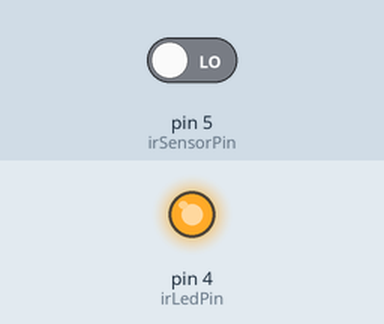
Simulated run of this sketch. Board: Arduino Uno, built with avr-gcc and run on an emulated ATmega328P. Parts: output pins drawn as LEDs (lit = HIGH). Inputs (shaded band) come from the test bench; at power-on: pin 5 (irSensorPin) LOW. What the sketch prints to the serial monitor is not drawn.

Above: at 0.2 s.
Timing chart, 0 to 1.7 s (numbered marks = the images above):
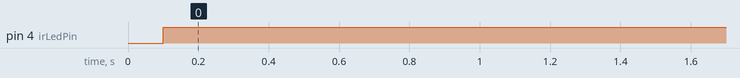

Measured:
- by itself, pin 4 (irLedPin): LOW → HIGH at 0.10 s

The sketch:

irTest.ino
```cpp
//define pins. I used pins 4 and 5
#define irLedPin 4          // IR Led on this pin
#define irSensorPin 5       // IR sensor on this pin

int irRead(int readPin, int triggerPin); //function prototype

void setup()
{
  pinMode(irSensorPin, INPUT);
  pinMode(irLedPin, OUTPUT);
  Serial.begin(9600);
  // prints title with ending line break
  Serial.println("Program Starting");
  // wait for the long string to be sent
  delay(100);
}

void loop()
{
  Serial.println(digitalRead(irSensorPin)); //display the results
  digitalWrite(irLedPin, HIGH);
  delay(100); //wait for the string to be sent
}
```
